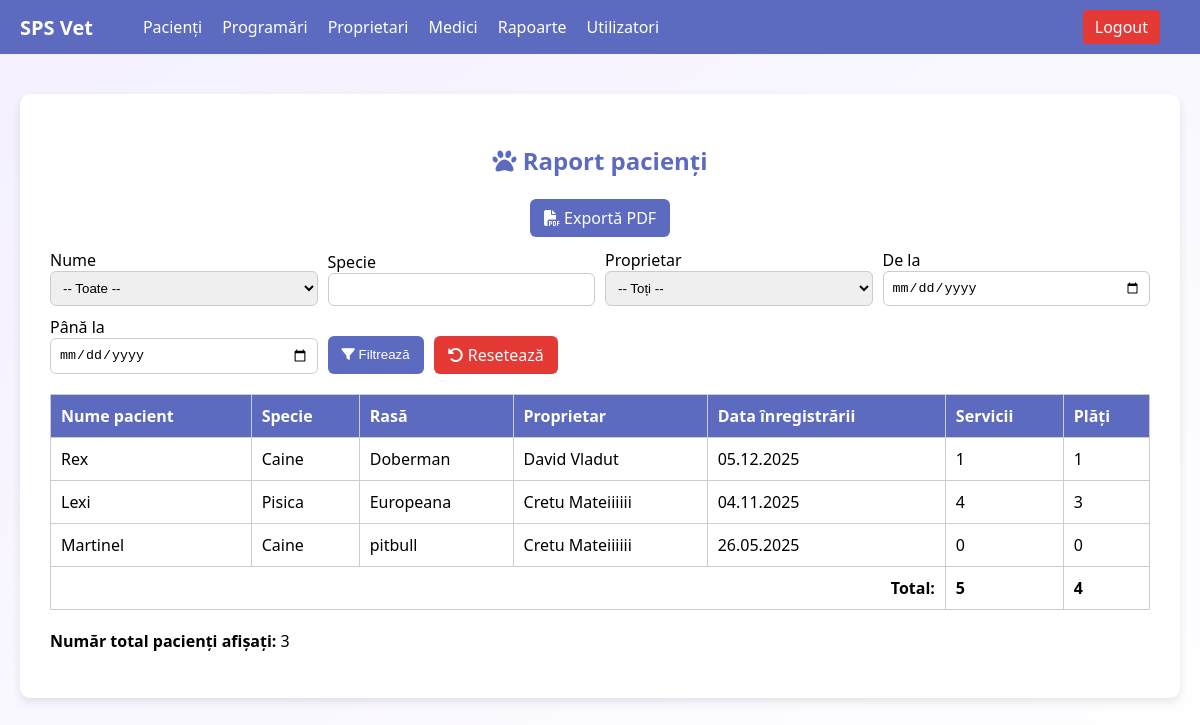
Screenshot of /proiectphp/raport_pacienti.php (signed in) with the database file from the repository.
### tables this page shows
CREATE TABLE `pacienti` (
  `id` int(11) NOT NULL,
  `numar_fisa` varchar(50) DEFAULT NULL,
  `data_inregistrare` date DEFAULT NULL,
  `nume` varchar(100) DEFAULT NULL,
  `specie` varchar(50) DEFAULT NULL,
  `rasa` varchar(50) DEFAULT NULL,
  `sex` enum('M','F') DEFAULT NULL,
  `greutate` float DEFAULT NULL,
  `culoare` varchar(50) DEFAULT NULL,
  `varsta` int(11) DEFAULT NULL,
  `microcip` varchar(50) DEFAULT NULL,
  `boli_cronice` text DEFAULT NULL,
  `proprietar_id` int(11) DEFAULT NULL
);

CREATE TABLE `proprietari` (
  `id` int(11) NOT NULL,
  `nume` varchar(50) NOT NULL,
  `prenume` varchar(50) NOT NULL,
  `adresa` text DEFAULT NULL,
  `telefon` varchar(20) DEFAULT NULL,
  `email` varchar(100) DEFAULT NULL
);

### proiectphp/raport_pacienti.php (the view, shortened to what this page needs)
<?php
include("header.php");
$where = "WHERE 1=1";
$query = "
    SELECT p.id, p.nume AS pacient_nume, p.specie, p.rasa, p.data_inregistrare,
           pr.nume AS prop_nume, pr.prenume AS prop_prenume
    FROM pacienti p
    JOIN proprietari pr ON p.proprietar_id = pr.id
    $where
    ORDER BY p.data_inregistrare DESC
";
$rezultat = mysqli_query($con, $query);
?>
<!DOCTYPE html>
<html>
<head>
    <link rel="stylesheet" href="https://cdnjs.cloudflare.com/ajax/libs/font-awesome/6.5.0/css/all.min.css">
</head>
<body>
<div class="container">
    <h2><i class="fas fa-paw"></i> Raport pacienți</h2>
    <div style="text-align: center; margin-bottom: 20px;">
  <a href="export_raport_pacienti.php?<?= http_build_query($_GET) ?>" class="btn" target="_blank">
    <i class="fas fa-file-pdf"></i> Exportă PDF
  </a>
</div>
    <form method="GET">
        <div>
            <label>Nume</label>
            <select name="nume">
                <option value="">-- Toate --</option>
            </select>
        </div>
        <div>
            <label>Specie</label>
            <input type="text" name="specie" value="<?= htmlspecialchars($_GET['specie'] ?? '') ?>">
        </div>
        <div>
            <label>Proprietar</label>
            <select name="proprietar">
                <option value="">-- Toți --</option>
            </select>
        </div>
        <div>
            <label>De la</label>
            <input type="date" name="de_la" value="<?= htmlspecialchars($_GET['de_la'] ?? '') ?>">
        </div>
        <div>
            <label>Până la</label>
            <input type="date" name="pana_la" value="<?= htmlspecialchars($_GET['pana_la'] ?? '') ?>">
        </div>
        <div style="grid-column: span 2; display: flex; gap: 10px;">
            <button type="submit" class="btn"><i class="fas fa-filter"></i> Filtrează</button>
            <a href="raport_pacienti.php" class="btn btn-danger"><i class="fas fa-rotate-left"></i> Resetează</a>
        </div>
    </form>
    <table>
        <thead>
            <tr>
                <th>Nume pacient</th>
                <th>Specie</th>
                <th>Rasă</th>
                <th>Proprietar</th>
                <th>Data înregistrării</th>
                <th>Servicii</th>
                <th>Plăți</th>
            </tr>
        </thead>
        <tbody>
        <?php
        $total_pacienti = 0;
        $total_servicii = 0;
        $total_plati = 0;
        while ($row = mysqli_fetch_assoc($rezultat)):
            $total_pacienti++;
            $pacient_id = $row['id'];
            $nr_servicii = mysqli_num_rows(mysqli_query($con, "SELECT id FROM servicii WHERE pacient_id = $pacient_id"));
            $nr_plati = mysqli_num_rows(mysqli_query($con, "SELECT p.id FROM plati p JOIN servicii s ON p.serviciu_id = s.id WHERE s.pacient_id = $pacient_id"));
            $total_servicii += $nr_servicii;
            $total_plati += $nr_plati;
        ?>
            <tr>
                <td><?= htmlspecialchars($row['pacient_nume']) ?></td>
                <td><?= htmlspecialchars($row['specie']) ?></td>
                <td><?= htmlspecialchars($row['rasa']) ?></td>
                <td><?= $row['prop_nume'] . ' ' . $row['prop_prenume'] ?></td>
                <td><?= date("d.m.Y", strtotime($row['data_inregistrare'])) ?></td>
                <td><?= $nr_servicii ?></td>
                <td><?= $nr_plati ?></td>
            </tr>
        <?php endwhile; ?>
        </tbody>
        <tfoot>
            <tr>
                <td colspan="5" style="text-align: right;"><strong>Total:</strong></td>
                <td><strong><?= $total_servicii ?></strong></td>
                <td><strong><?= $total_plati ?></strong></td>
            </tr>
        </tfoot>
    </table>
    <p style="margin-top: 20px;"><strong>Număr total pacienți afișați:</strong> <?= $total_pacienti ?></p>
</div>
</body>
</html>

### proiectphp/raport_pacienti.php (style rules this page uses)
body { font-family: 'Segoe UI', sans-serif; background: linear-gradient(to bottom right, #f4f0ff, #ffffff); margin: 0; padding: 0; }
.container { max-width: 1100px; margin: 40px auto; background: white; padding: 30px; border-radius: 10px; box-shadow: 0 4px 10px rgba(0,0,0,0.1); }
h2 { text-align: center; color: #5c6bc0; margin-bottom: 30px; }
form { display: grid; grid-template-columns: repeat(4, 1fr); gap: 10px; margin-bottom: 20px; align-items: end; }
select, input[type="text"], input[type="date"] { padding: 8px; border-radius: 6px; border: 1px solid #ccc; width: 100%; }
.btn { padding: 8px 14px; background: #5c6bc0; color: white; border: none; border-radius: 6px; cursor: pointer; text-decoration: none; text-align: center; }
.btn-danger { background: #e53935; }
table { width: 100%; border-collapse: collapse; margin-top: 20px; }
th, td { padding: 10px; border: 1px solid #ccc; text-align: left; }
th { background: #5c6bc0; color: white; }

### rows the page displays
pacienti: nume "Rex", specie "Caine", rasa "Doberman", proprietar.nume "David", proprietar.prenume "Vladut", data_inregistrare "05.12.2025", nr_servicii "1", nr_plati "1"
pacienti: nume "Lexi", specie "Pisica", rasa "Europeana", proprietar.nume "Cretu", proprietar.prenume "Mateiiiiii", data_inregistrare "04.11.2025", nr_servicii "4", nr_plati "3"
pacienti: nume "Martinel", specie "Caine", rasa "pitbull", proprietar.nume "Cretu", proprietar.prenume "Mateiiiiii", data_inregistrare "26.05.2025", nr_servicii "0", nr_plati "0"

### other values shown
$total_servicii "5"
$total_plati "4"
$total_pacienti "3"
